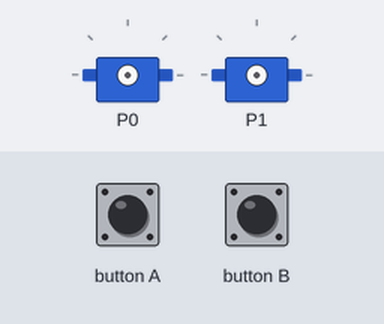
This program was run on a simulated BBC micro:bit (MakeCode). Parts: 2 × servo. Inputs (shaded band) come from the test bench.

Above: at 1.2 s.
1.3 s: button A pressed for 0.15 s
At 3.3 s:
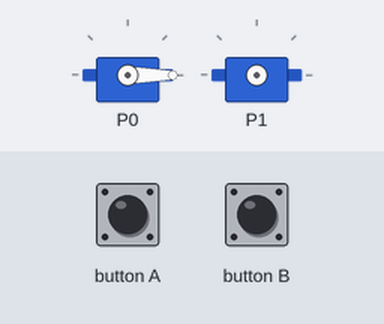
3.9 s: button B pressed for 0.15 s
At 6.2 s:
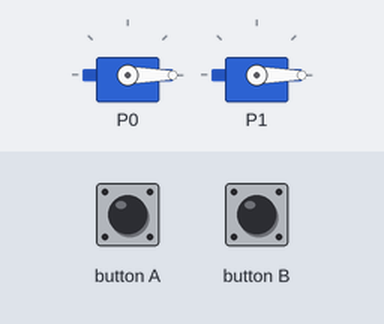
6.5 s: button A pressed for 0.15 s
At 7.4 s:
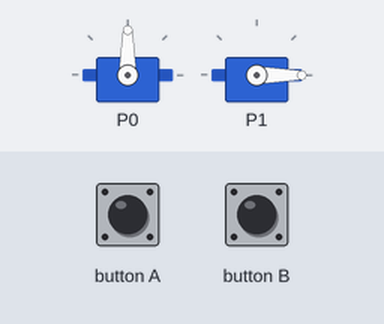
Timing chart, 0 to 9.5 s (numbered marks = the images above; inputs shaded):
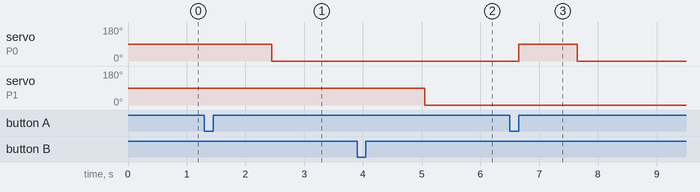

The program:

main.ts
```typescript
let button = ""
let Direction2 = false
let DirectionL = false
let DirectionR = false
input.onButtonPressed(Button.A, function () {
    aperta_botão("esquerdo")
})
input.onButtonPressed(Button.B, function () {
    aperta_botão("direito")
})
function aperta_botão (buttonDirection: string) {
    button = buttonDirection
    Direction2 = true
    if (buttonDirection.includes("esquerdo")) {
        DirectionL = true
        servos.P0.setAngle(90)
        basic.pause(1000)
        servos.P0.setAngle(0)
    } else {
        DirectionR = true
        servos.P1.setAngle(90)
        basic.pause(1000)
        servos.P1.setAngle(0)
    }
    return "" + Direction2 + " " + button
}
```

test.ts
```typescript
// testes vão aqui; isto não será compilado quando este pacote for usado como uma extensão.
```

Measured:
- after the input at 1.3 s, servo on P0: 90° → 0° after 1.2 s
- after the input at 3.9 s, servo on P1: 90° → 0° after 1.2 s
- after the input at 6.5 s, servo on P0: 0° → 90° after 0.15 s, → 0° 1.0 s later
